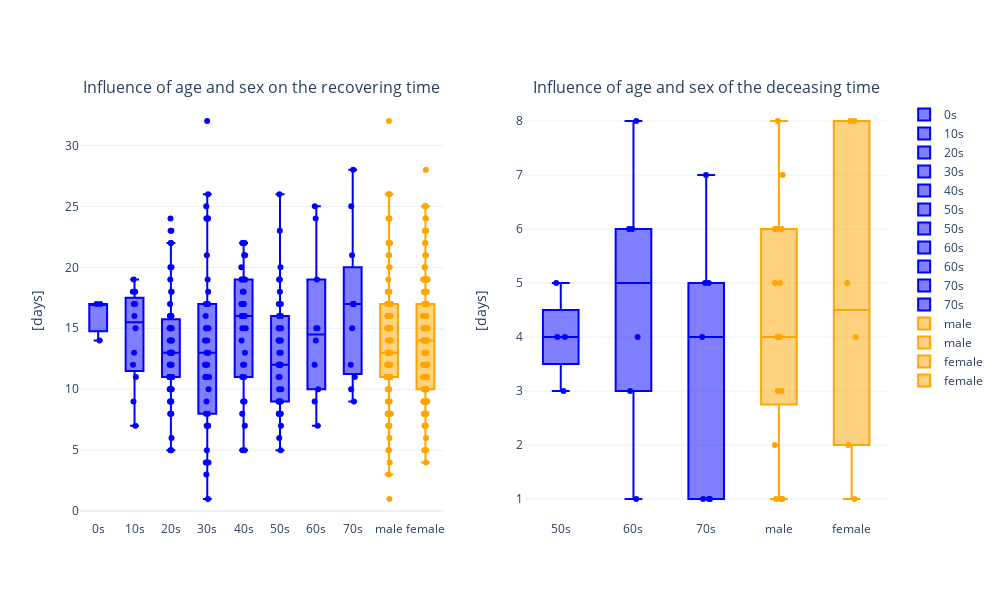

The code cell stored with this chart in its notebook:
### Code cell
age_list=['0s','10s','20s','30s','40s','50s','60s','70s']
sex_list=['male','female']

fig = make_subplots(rows=1, cols=2, subplot_titles=("Influence of age and sex on the recovering time", "Influence of age and sex of the deceasing time"))

for age in age_list:
    val_rec=df[df['age']==age]['recovering_time'].dropna()
    val_dec=df[df['age']==age]['deceasing_time'].dropna()
    y_rec=[int(i.split(' days')[0]) for i in val_rec.astype(str).values if int(i.split(' days')[0])>0]
    y_dec=[int(i.split(' days')[0]) for i in val_dec.astype(str).values if int(i.split(' days')[0])>0]
    fig.add_trace(go.Box(y=y_rec, boxpoints='all', name=age, marker_color = 'blue',
            jitter=0.3,pointpos=0), row=1 , col=1)
    fig.add_trace(go.Box(y=y_dec, boxpoints='all', name=age, marker_color = 'blue',
            jitter=0.3,pointpos=0), row=1 , col=2)

for sex in sex_list:
    val_rec=df[df['sex']==sex]['recovering_time'].dropna()
    val_dec=df[df['sex']==sex]['deceasing_time'].dropna()
    y_rec=[int(i.split(' days')[0]) for i in val_rec.astype(str).values if int(i.split(' days')[0])>0]
    y_dec=[int(i.split(' days')[0]) for i in val_dec.astype(str).values if int(i.split(' days')[0])>0]
    fig.add_trace(go.Box(y=y_rec, boxpoints='all', name=sex, marker_color = 'orange',
            jitter=0.3,pointpos=0), row=1 , col=1)
    fig.add_trace(go.Box(y=y_dec, boxpoints='all', name=sex, marker_color = 'orange',
            jitter=0.3,pointpos=0), row=1 , col=2)

fig.update_yaxes(title_text="[days]", row=1, col=1)
fig.update_yaxes(title_text="[days]", row=1, col=2)
fig.update_layout(height=600,
                  width=1000,
                  template="plotly_white")

### Figure 1 — Plotly figure (JSON) as saved in the notebook; plotly's stock layout.template omitted (floating-point values rounded to 4 significant figures)
{"data": [{"boxpoints": "all", "jitter": 0.3, "marker": {"color": "blue"}, "name": "0s", "pointpos": 0, "type": "box", "xaxis": "x", "y": [17, 17, 14], "yaxis": "y"}, {"boxpoints": "all", "jitter": 0.3, "marker": {"color": "blue"}, "name": "0s", "pointpos": 0, "type": "box", "xaxis": "x2", "y": [], "yaxis": "y2"}, {"boxpoints": "all", "jitter": 0.3, "marker": {"color": "blue"}, "name": "10s", "pointpos": 0, "type": "box", "xaxis": "x", "y": [7, 15, 11, 18, 18, 12, 17, 17, 16, 19, 13, 9], "yaxis": "y"}, {"boxpoints": "all", "jitter": 0.3, "marker": {"color": "blue"}, "name": "10s", "pointpos": 0, "type": "box", "xaxis": "x2", "y": [], "yaxis": "y2"}, {"boxpoints": "all", "jitter": 0.3, "marker": {"color": "blue"}, "name": "20s", "pointpos": 0, "type": "box", "xaxis": "x", "y": [16, 24, 10, 22, 20, 14, 22, 6, 14, 16, 5, 5, 20, 18, 16, 9, 15, 12, 11, 8, 23, 18, 13, 15, 16, 11, 8, 8, 11, 13, 13, 17, 15, 19, 9, 13, 23, 9, 16, 15, 13, 13, 14, 11, 12, 11, 13, 12, 11, 10, 10, 11, 11, 11, 9, 11, 10, 15, 9, 11, 12, 11, 14], "yaxis": "y"}, {"boxpoints": "all", "jitter": 0.3, "marker": {"color": "blue"}, "name": "20s", "pointpos": 0, "type": "box", "xaxis": "x2", "y": [], "yaxis": "y2"}, {"boxpoints": "all", "jitter": 0.3, "marker": {"color": "blue"}, "name": "30s", "pointpos": 0, "type": "box", "xaxis": "x", "y": [32, 16, 18, 24, 5, 3, 4, 14, 4, 21, 19, 26, 24, 24, 24, 13, 25, 17, 12, 15, 13, 15, 7, 7, 8, 1, 7, 14, 7, 12, 13, 11, 10, 15, 8, 12, 9, 11, 11, 17, 11, 15], "yaxis": "y"}, {"boxpoints": "all", "jitter": 0.3, "marker": {"color": "blue"}, "name": "30s", "pointpos": 0, "type": "box", "xaxis": "x2", "y": [], "yaxis": "y2"}, {"boxpoints": "all", "jitter": 0.3, "marker": {"color": "blue"}, "name": "40s", "pointpos": 0, "type": "box", "xaxis": "x", "y": [21, 15, 7, 19, 5, 16, 16, 5, 22, 12, 17, 16, 22, 19, 19, 21, 20, 16, 19, 17, 16, 19, 11, 18, 17, 18, 9, 15, 22, 14, 11, 9, 12, 9, 8, 11, 13], "yaxis": "y"}, {"boxpoints": "all", "jitter": 0.3, "marker": {"color": "blue"}, "name": "40s", "pointpos": 0, "type": "box", "xaxis": "x2", "y": [], "yaxis": "y2"}, {"boxpoints": "all", "jitter": 0.3, "marker": {"color": "blue"}, "name": "50s", "pointpos": 0, "type": "box", "xaxis": "x", "y": [13, 20, 19, 23, 10, 26, 15, 8, 15, 6, 12, 9, 8, 7, 15, 17, 13, 8, 5, 8, 16, 19, 11, 18, 14, 14, 15, 14, 12, 12, 16, 14, 12, 12, 11, 12, 9, 9, 10, 9, 9, 17, 19, 12, 8, 16, 16, 8], "yaxis": "y"}, {"boxpoints": "all", "jitter": 0.3, "marker": {"color": "blue"}, "name": "50s", "pointpos": 0, "type": "box", "xaxis": "x2", "y": [5, 4, 4, 3], "yaxis": "y2"}, {"boxpoints": "all", "jitter": 0.3, "marker": {"color": "blue"}, "name": "60s", "pointpos": 0, "type": "box", "xaxis": "x", "y": [24, 25, 15, 7, 19, 12, 15, 10, 9, 14], "yaxis": "y"}, {"boxpoints": "all", "jitter": 0.3, "marker": {"color": "blue"}, "name": "60s", "pointpos": 0, "type": "box", "xaxis": "x2", "y": [4, 6, 6, 8, 3, 1], "yaxis": "y2"}, {"boxpoints": "all", "jitter": 0.3, "marker": {"color": "blue"}, "name": "70s", "pointpos": 0, "type": "box", "xaxis": "x", "y": [21, 10, 17, 17, 9, 12, 25, 17, 11, 28, 15], "yaxis": "y"}, {"boxpoints": "all", "jitter": 0.3, "marker": {"color": "blue"}, "name": "70s", "pointpos": 0, "type": "box", "xaxis": "x2", "y": [5, 7, 4, 5, 1, 1, 1], "yaxis": "y2"}, {"boxpoints": "all", "jitter": 0.3, "marker": {"color": "orange"}, "name": "male", "pointpos": 0, "type": "box", "xaxis": "x", "y": [13, 32, 20, 16, 10, 22, 16, 20, 21, 10, 17, 21, 18, 10, 26, 22, 24, 8, 7, 14, 5, 15, 15, 3, 14, 4, 6, 16, 16, 12, 12, 26, 24, 24, 24, 7, 12, 15, 13, 11, 8, 18, 13, 7, 15, 15, 15, 17, 13, 17, 22, 7, 11, 8, 1, 5, 8, 8, 11, 14, 13, 11, 11, 17, 18, 18, 12, 17, 17, 11, 17, 17, 19, 15, 9, 13, 17, 16, 15, 12, 13, 14, 11, 15, 13, 9, 13, 11, 11, 9, 8, 15, 9, 12, 11, 11, 8, 16, 15, 11, 12, 11], "yaxis": "y"}, {"boxpoints": "all", "jitter": 0.3, "marker": {"color": "orange"}, "name": "male", "pointpos": 0, "type": "box", "xaxis": "x2", "y": [5, 7, 4, 6, 5, 6, 6, 6, 2, 8, 1, 1, 4, 4, 3, 1, 3], "yaxis": "y2"}, {"boxpoints": "all", "jitter": 0.3, "marker": {"color": "orange"}, "name": "female", "pointpos": 0, "type": "box", "xaxis": "x", "y": [24, 19, 24, 23, 25, 17, 17, 14, 15, 15, 6, 16, 5, 19, 5, 4, 20, 21, 5, 19, 18, 9, 9, 7, 9, 8, 16, 15, 13, 25, 17, 12, 5, 23, 22, 16, 12, 16, 19, 25, 7, 15, 8, 7, 8, 11, 19, 21, 20, 16, 7, 19, 19, 17, 12, 16, 13, 19, 13, 18, 17, 18, 15, 10, 14, 12, 9, 15, 22, 14, 23, 16, 19, 11, 18, 14, 8, 19, 17, 14, 9, 16, 15, 13, 14, 12, 12, 16, 14, 12, 12, 11, 12, 11, 11, 11, 9, 12, 9, 10, 10, 9, 12, 10, 10, 9, 9, 11, 9, 12, 11, 11, 11, 9, 9, 11, 10, 14, 28, 17, 17, 15, 19, 16, 8, 14, 13], "yaxis": "y"}, {"boxpoints": "all", "jitter": 0.3, "marker": {"color": "orange"}, "name": "female", "pointpos": 0, "type": "box", "xaxis": "x2", "y": [5, 8, 4, 1, 2, 8], "yaxis": "y2"}], "layout": {"annotations": [{"font": {"size": 16}, "showarrow": false, "text": "Influence of age and sex on the recovering time", "x": 0.225, "xanchor": "center", "xref": "paper", "y": 1, "yanchor": "bottom", "yref": "paper"}, {"font": {"size": 16}, "showarrow": false, "text": "Influence of age and sex of the deceasing time", "x": 0.775, "xanchor": "center", "xref": "paper", "y": 1, "yanchor": "bottom", "yref": "paper"}], "height": 600, "width": 1000, "xaxis": {"anchor": "y", "domain": [0, 0.45]}, "xaxis2": {"anchor": "y2", "domain": [0.55, 1]}, "yaxis": {"anchor": "x", "domain": [0, 1], "title": {"text": "[days]"}}, "yaxis2": {"anchor": "x2", "domain": [0, 1], "title": {"text": "[days]"}}}}
